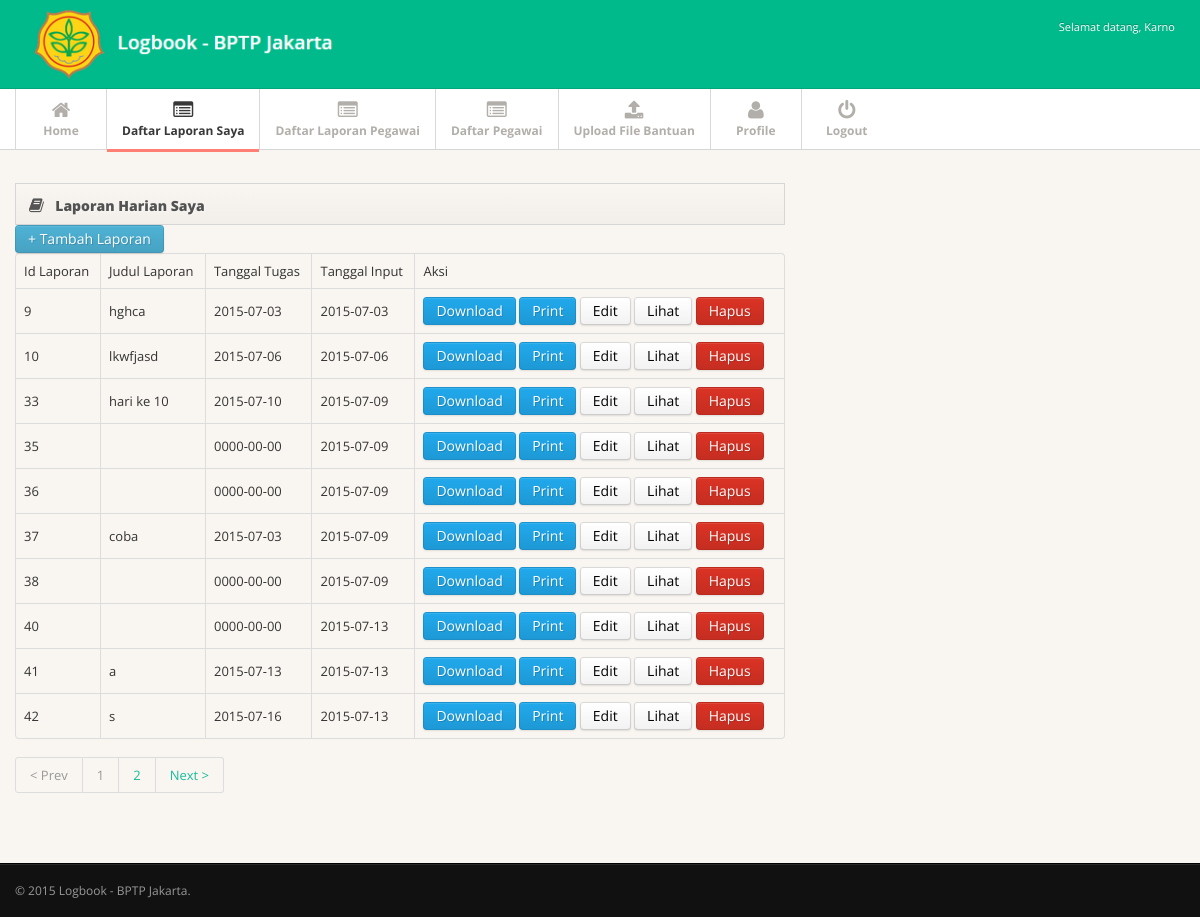
/level/admin/report.php (signed in), run on the app's committed database.
### tables this page shows
CREATE TABLE IF NOT EXISTS `uraian_tugas` (
`id_laporan` int(11) NOT NULL,
  `judul_laporan` varchar(50) NOT NULL,
  `Nama` varchar(40) NOT NULL,
  `NIP` varchar(18) NOT NULL,
  `Tanggal_input` date NOT NULL,
  `Tanggal_tugas` date NOT NULL,
  `Isi_tugas` varchar(2000) NOT NULL
);

### level/admin/report.php (the view, shortened to what this page needs)
<?php
include "../../config/connect.php";
$user = $_SESSION['userid'];
?>
<!DOCTYPE html>
<html lang="en">
<head>
<link href="../../assets/css/bootstrap.min.css" rel="stylesheet">
<link href="../../assets/css/bootstrap-responsive.min.css" rel="stylesheet">
<link href="../../assets/css/font-awesome.css" rel="stylesheet">
<link href="../../assets/css/style.css" rel="stylesheet">
<link href="../../assets/css/pages/dashboard.css" rel="stylesheet">
</head>
<body>
<?php
include "header-after-login.php";
?>
<div class="subnavbar">
  <div class="subnavbar-inner">
    <div class="container">
      <ul class="mainnav">
	  <li><a href="index.php"><i class="icon-home"></i><span>Home</span> </a> </li>
	  <li  class="active"><a href="report.php"><i class="icon-list-alt"></i><span>Daftar Laporan Saya</span> </a> </li>
	  <li><a href="report-pegawai.php?sort=all"><i class="icon-list-alt"></i><span>Daftar Laporan Pegawai</span> </a> </li>
	  <li><a href="daftar-pegawai.php"><i class="icon-list-alt"></i><span>Daftar Pegawai</span> </a> </li>
	  <li><a href="halaman-upload.php"><i class="icon-upload-alt"></i><span>Upload File Bantuan</span> </a> </li>
      <li><a href="profile.php"><i class="icon-user"></i><span>Profile</span> </a> </li>
      <li class="nav navbar-nav navbar-right"><a href="logout.php"><i class="icon-off"></i><span>Logout</span> </a> </li>
    </div>
  </div>
</div>
<div class="main">
  <div class="main-inner">
    <div class="container">
	 <div class="row">
        <div class="span8">
          <div class="widget widget-nopad">
            <div class="widget-header"> <i class="icon-book"></i>
              <h3> Laporan Harian Saya</h3>
            </div>
		   <button button class="btn btn-info"><a href="index.php"><font color="white">+ Tambah Laporan</font></a></button>
<div class="table-responsives">
<table class="table table-bordered">
        <tr>
			<td>Id Laporan</td>
            <td>Judul Laporan</td>
			<td>Tanggal Tugas</td>
			<td>Tanggal Input</td>
            <td>Aksi</td>
        </tr>
    <?php
			$perpage= 10;
			if(isset($_GET["page"])){
			$page = intval($_GET["page"]);
			}
			else{
			$page=1;
			}
			$calc= $perpage * $page;
			$start= $calc - $perpage;
			$query1 ="select * from user where username='$user'";
			$data1 = mysqli_query($con,$query1);
			$fetch1	= mysqli_fetch_array($data1);
			$nip= $fetch1['nip'];
			$query ="select * from uraian_tugas where NIP='$nip' Limit $start, $perpage";
			$data = mysqli_query($con,$query);
    while ($fetch = mysqli_fetch_array($data)) {
	?>
        <tr>
            <td><?php echo $fetch['id_laporan']; ?></td>
			<td><?php echo $fetch['judul_laporan']; ?></</td>
			<td><?php echo $fetch['Tanggal_tugas']; ?></td>
            <td><?php echo $fetch['Tanggal_input']; ?></td>
            <td>
			<a href="html2.php?id=<?php echo $fetch['id_laporan']; ?>"><button button class="btn btn-primary"><font color="white">Download</font></button></a>
			<a href="cetak.php?id=<?php echo $fetch['id_laporan']; ?>"><button button class="btn btn-primary"><font color="white">Print</font></button></a>
			<a href="edit-laporan.php?id=<?php echo $fetch['id_laporan']; ?>"><button button class="btn"><font color="black">Edit</font></button></a>
			<a href="test.php?id=<?php echo $fetch['id_laporan']; ?>"><button button class="btn"><font color="black">Lihat</font></button>	</a>
		    <button button button class="btn btn-danger" data-toggle="confirmation-singleton" href="hapus-laporan.php?id=<?php echo $fetch['id_laporan']?>" >Hapus</button>
			</td>
        </tr>
    <?php
    }
    ?>
</table>
	<?php
		if(isset($page)){
		$result = mysqli_query($con,"select Count(*) As Total from uraian_tugas where NIP='$nip'");
		$rows = mysqli_num_rows($result);
		if($rows)
		{
		$rs = mysqli_fetch_assoc($result);
		$total = $rs["Total"];
		}
		$totalpages = ceil($total / $perpage);
		?>
		<ul class="pagination">
		<?php
		if($page <= 1){
		echo "<li class='disabled'><a>< Prev</a></li>";
		}
		else{
		$j = $page - 1;
		echo "<li><a href='report.php?page=$j'>< Prev</a></li>";
		}
		for($i=1; $i <= $totalpages;$i++){
		if($i<>$page){
		echo "<li><a href='report.php?page=$i'>$i</a></li>";
		}
		else{
		echo "<li class='disabled'><a>$i</a></li>";
		}
		}
		if($page == $totalpages){
		echo "<li class='disabled'><a>Next ></a></li>";
		}
		else{
		$j = $page+1;
		echo "<li><a href='report.php?page=$j'>Next ></a></li>";
		}
		}
			?>
          </div>
        </div>
      </div>
		</div>
    </div>
  </div>
</div>
<div class="footer">
  <div class="footer-inner">
    <div class="container">
      <div class="row">
        <div class="span12"> &copy; 2015 <a href="index.php">Logbook - BPTP Jakarta</a>. </div>
      </div>
    </div>
  </div>
</div>
</body>
</html>

### assets/css/style.css (style rules this page uses)
body { background: #f9f6f1; font: 13px/1.7em 'Open Sans'; }
input, button, select, textarea { font-family: 'Open Sans'; }
.table td { vertical-align: middle; }
.subnavbar { margin-bottom: 2.5em; }
.subnavbar-inner { height: 60px; background: #fff; border-bottom: 1px solid #d6d6d6; }
.subnavbar .container > ul { display: inline-block; height: 80px; padding: 0; margin: 0; }
.subnavbar .container > ul > li { float: left; min-width: 90px; height: 60px; padding: 0; margin: 0; text-align: center; list-style: none; border-left: 1px solid #d9d9d9; }
.subnavbar .container > ul > li > a { display: block; height: 100%; padding: 0 15px; font-size: 12px; font-weight: bold; color: #b2afaa; }
.subnavbar .container > ul > li > a > i { display: inline-block; width: 24px; height: 24px; margin-top: 11px; margin-bottom: -3px; font-size: 20px; }
.subnavbar .container > ul > li > a > span { display: block; }
.subnavbar .container > ul > li.active > a { border-bottom:3px solid #ff7f74; color: #383838; }
.main { padding-bottom: 2em; border-bottom: 1px solid #000; }
.footer { margin-top: 0; border-top: 1px solid #292929; }
.footer-inner { padding: 15px 0; font-size: 12px; background: #111; color: #999; }
.footer a { color: #999; }
.widget { position: relative; clear: both; width: auto; margin-bottom: 2em; overflow: hidden; }
.widget-header { position: relative; height: 40px; line-height: 40px; background: #f9f6f1; background:-moz-linear-gradient(top, #f9f6f1 0%, #f2efea 100%); background:-webkit-gradient(linear, left top, left bottom, color-stop(0%,#f9f6f1), color-stop(100%,#f2efea)); background:-webkit-linear-gradient(top, #f9f6f1 0%,#f2efea 100%); background:-o-linear-gradient(top, #f9f6f1 0%,#f2efea 100%); background:-ms-linear-gradient(top, #f9f6f1 0%,#f2efea 100%); background:linear-gradient(top, #f9f6f1 0%,#f2efea 100%); filter: progid:DXImageTransform.Microsoft.gradient(startColorstr='#f9f6f1', endColorstr='#f2efea'); -ms-filter: "progid:DXImageTransform.Microsoft.gradient(startColorstr='#f9f6f1', endColorstr='#f2efea')"; border: 1px solid #d6d6d6; -webkit-background-clip: padding-box; }
.widget-header h3 { position: relative; top: 2px; left: 10px; display: inline-block; margin-right: 3em; font-size: 14px; font-weight: 800; color: #525252; line-height: 18px; text-shadow: 1px 1px 2px rgba(255,255,255,.5); }
.widget-header [class^="icon-"], .widget-header [class*=" icon-"] { display: inline-block; margin-left: 13px; margin-right: -2px; font-size: 16px; color: #555; vertical-align: middle; }

### data on the page
uraian_tugas: id_laporan "9", judul_laporan "hghca", Tanggal_tugas "2015-07-03", Tanggal_input "2015-07-03"
uraian_tugas: id_laporan "10", judul_laporan "lkwfjasd", Tanggal_tugas "2015-07-06", Tanggal_input "2015-07-06"
uraian_tugas: id_laporan "33", judul_laporan "hari ke 10", Tanggal_tugas "2015-07-10", Tanggal_input "2015-07-09"
uraian_tugas: id_laporan "35", Tanggal_tugas "0000-00-00", Tanggal_input "2015-07-09"
uraian_tugas: id_laporan "36", Tanggal_tugas "0000-00-00", Tanggal_input "2015-07-09"
uraian_tugas: id_laporan "37", judul_laporan "coba", Tanggal_tugas "2015-07-03", Tanggal_input "2015-07-09"
uraian_tugas: id_laporan "38", Tanggal_tugas "0000-00-00", Tanggal_input "2015-07-09"
uraian_tugas: id_laporan "40", Tanggal_tugas "0000-00-00", Tanggal_input "2015-07-13"
uraian_tugas: id_laporan "41", judul_laporan "a", Tanggal_tugas "2015-07-13", Tanggal_input "2015-07-13"
uraian_tugas: id_laporan "42", judul_laporan "s", Tanggal_tugas "2015-07-16", Tanggal_input "2015-07-13"

### other printed values
$_SESSION['userid'] "Karno"
